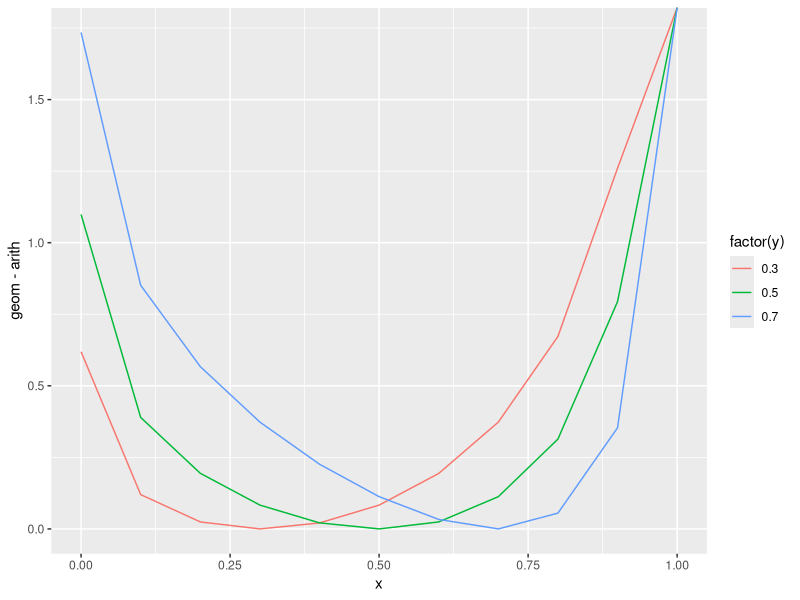

Generate this figure with R:
geom = function(x, y) (fishz(x) + fishz(y)) / 2
arith = function(x, y) fishz(sqrt(x*y))
fishz = function(x) 2*log((1+x)/(1-x))

lams = expand.grid(x = seq(0, 1, .1), y = c(.3, .5, .7))
lams

out = do.call(rbind,
  apply(lams, 1, function(row) {
    data.frame(x = row['x'], y = row['y'],
               geom  = geom(row['x'], row['y']),
               arith = arith(row['x'], row['y']))
  })
)
library(ggplot2)
ggplot(out, aes(x, geom-arith)) + geom_line(aes(x, geom-arith, group=factor(y), color=factor(y)))
